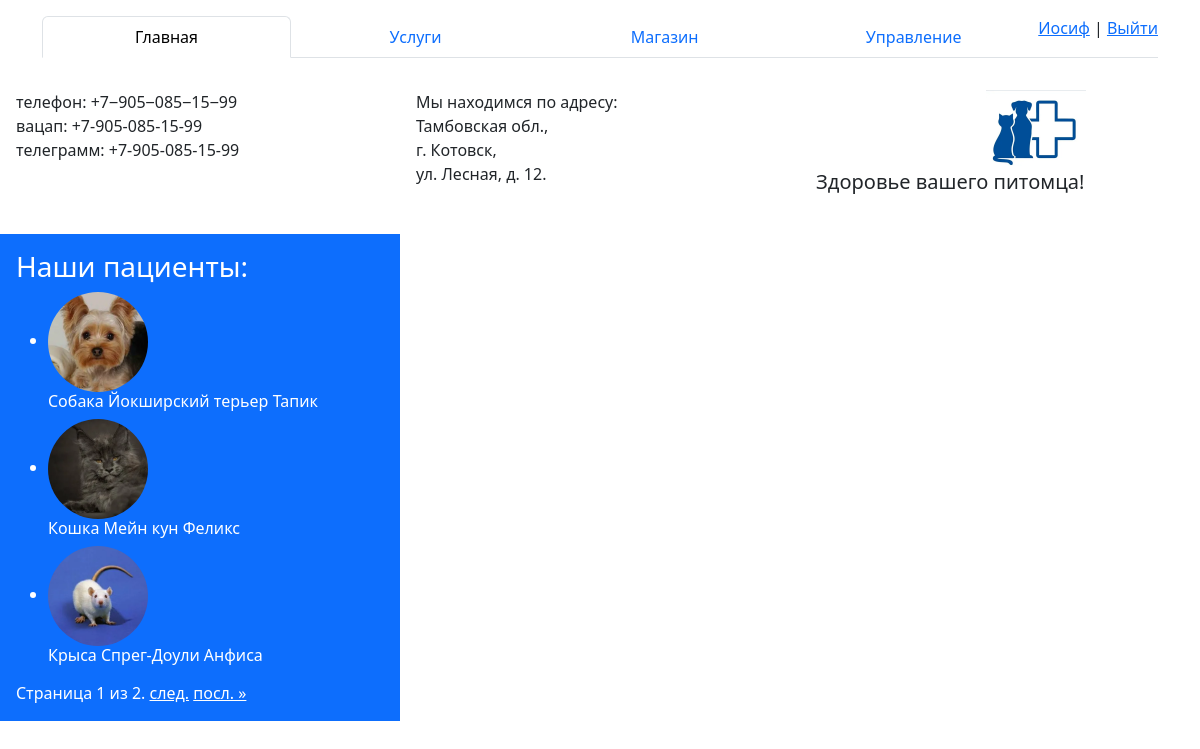
The app's page /pet/ (signed in) with its own data.
### users/models.py (models this page shows)
class User(AbstractUser):
    photo = models.ImageField(upload_to='users/%Y/%m/%d/', blank=True, null=True,verbose_name='Фотография') # по идее должно автоматически после миграции создаться папка медея для сохранения фотографий
    date_birth = models.DateTimeField(blank=True, null=True, verbose_name='Дата рождения')

### clinic/models.py (models this page shows, shortened)
class Pet(models.Model):
    view = models.CharField(max_length=10, verbose_name='Вид')
    breed = models.CharField(max_length=20, verbose_name='Порода')
    photo = models.ImageField(upload_to='photos/%Y/%m/%d/', default=None,
                              blank=True, null=True, verbose_name='Фото')
    nick_name = models.CharField(max_length=10, verbose_name='Кличка')
    age = models.IntegerField(verbose_name='Возраст лет')
    weight = models.IntegerField(verbose_name='Вес кг.')
    gender = models.CharField(max_length=10, verbose_name='Пол')
    onwer = models.ForeignKey('Onwer', on_delete=models.PROTECT, related_name='onwers', null=True, verbose_name='Хозяин') # многие к одному связываем наш класс с классом 'Onwer' через многие к одному и обязательно пишем как строка в ковычках, так как этот класс находится ниже нашего основного класса и пайчарм его попросту не увидет, вторым параметром ставим, который будет запрещать удалять категории которые не связаны с постами, 3й параметр если связываться наоборот через class Onwer c classom Pet
    time_create = models.DateTimeField(auto_now_add=True, null=True,  verbose_name='Время создания')  # параметр автоматически заполняет поле но только в момент добавление записи, тоесь показывает время появление записи
    medical_history = models.TextField(max_length=1000, unique=True, null=True, verbose_name='История болезни')
    slugPet = models.SlugField(max_length=20, unique=True, db_index=True, verbose_name='Slug', null=True)  # слаг для пути 1пар - макс. длина, 2пар - уникальность, 3пар - поле индексируемое, 4пар - чтобы создавалось поле с пустым значением
    def get_absolute_url(self):
        return reverse('info_pet', args=[self.id, self.slugPet]) # формируем slug (берется из поля таблицы) который потом передаем в ссылку во hrev на страницу и по этой ссылке ужже создается путь в url
    class Meta: # класс для сортировки отображение на странице в данном случае по времени созданию записи (задать реверс поставить минус перед параметром)
        verbose_name = 'Питомцы' # это для кабинета админа чтобы заголовок имел такое название
        verbose_name_plural = 'Питомцы' # для того чтобы этот заголовок был без в конце 's' и был в множественном числе
        ordering = ['time_create'] # сортируем по артрибуту по убыванию по умолчанию
        indexes = [
            models.Index(fields=['time_create'])
        ]

### clinic/views.py (the view)
# urls.py: path('pet/', views.Pet_list.as_view(), name='allpet'),
class Pet_list(LoginRequiredMixin, DataMixin, ListView): # модель на классе на модели метод весь список LoginRequiredMixin - класс для закрытия от неавторизованных пользователей, отправляет на страницу со входом в систему, а после переводит на страницу на которую пользователь хотел попасть.
    model = Pet
    template_name = 'clinic/pet_list.html'
    title_page = 'Список наших пациентов' # название в пути, формируется в классе DataMixin
    login_url = 'users:login' # путь для перевода на страницу авторизации(входа в систему) неавторизованного пользователя

### templates/clinic/pet_list.html (shortened to what this page needs)
{% load static %}
{% block menu %}
    {% include 'clinic/includes/block_menu.html' %}
{% endblock menu %}
{% block content %}
<div class="container-fluid mt-3">
  <div class="row">
    <div class="col-sm-4 p-3 bg-primary text-white">
      <h3 style="color: white">Наши пациенты:</h3>
        <ul>
            {% for pet in pet_list %}
            <li>
            {% if pet.photo %}
                <img src="{{ pet.photo.url }}" alt="Foto" width="100" style="border-radius: 50px">
            {% else %}
                <p>Нет фото</p>
            {% endif %}
            <a href="{{ pet.get_absolute_url }}"><h6 style="color: white">{{ pet.view }} {{ pet.breed }} {{ pet.nick_name }}</h6></a>
            </li>
            {% endfor %}
        </ul>
      {% block navigation %}
        <div class="pagination">
            <span class="step-links">
            <span class="current">
                Страница {{ page_obj.number }} из {{ page_obj.paginator.num_pages }}.
            </span>
            {% if page_obj.has_next %}
                <a href="?page={{ page_obj.next_page_number }}" style="color: white">след.</a>
                <a href="?page={{ page_obj.paginator.num_pages }}" style="color: white">посл. &raquo;</a>
            {% endif %}
            </span>
        </div>
      {% endblock navigation%}
    </div>
          <div class="col-sm-8 p-3 text-white">
        </div>
  </div>
</div>
{% endblock content %}

### templates/clinic/includes/block_menu.html (shortened to what this page needs)
{% load static %}
    <!DOCTYPE html>
<html lang="en">
<head>
    <link href="https://cdn.jsdelivr.net/npm/bootstrap@5.3.2/dist/css/bootstrap.min.css" rel="stylesheet">
    <link rel="stylesheet" href="{% static 'css/index.css' %}">
</head>
    <nav class="container mt-3">
        <ul class="nav nav-tabs nav-justified">
            <li class="nav-item">
                <a class="nav-link active" href="{% url 'home' %}">Главная</a>
            </li>
            <li class="nav-item">
                <a class="nav-link" href="{% url 'services' %}">Услуги</a>
            </li>
            <li class="nav-item">
                <a class="nav-link" href="{% url 'shop:home_shop' %}">Магазин</a>
            </li>
            <li class="nav-item">
                <a class="nav-link" href="{% url 'admin:index' %}">Управление</a>
            </li>
            {% if user.is_authenticated %}
                 <li class="last"><a href="{% url 'users:profile' %}">{{ user.username }}</a> | <a href="{% url 'users:logout' %}">Выйти</a></li>
            {% else %}
                <li class="nav-item"><a href="{% url 'users:login' %}">Войти</a> | <a href="{% url 'users:register' %}">Регистрация</a></li>
            {% endif %}
            </ul>
    </nav>
<div class="container-fluid mt-3">
  <div class="row">
        <div class="col p-3 text-bg-color">
            телефон: +7‒905‒085‒15‒99<br/>
            вацап: +7-905-085-15-99<br/>
            телеграмм: +7-905-085-15-99<br/>
        </div>
        <div class="col p-3 text-bg-color">
            <p>Мы находимся по адресу:<br/> Тамбовская обл.,<br/> г. Котовск,<br/> ул. Лесная, д. 12.</p>
        </div>
        <div class="col p-3 text-bg-color">
            <img src="{% static 'clinic/img/logo_link/logo1.png' %}" alt="Foto logo" width="100" style="margin-left: 170px">
            <h5>Здоровье вашего питомца!</h5>
        </div>
    </div>
</div>

### records on screen
User: username "Иосиф"
Pet: photo (picture), view "Собака", breed "Йокширский терьер", nick_name "Тапик"
Pet: photo (picture), view "Кошка", breed "Мейн кун", nick_name "Феликс"
Pet: photo (picture), view "Крыса", breed "Спрег-Доули", nick_name "Анфиса"

### other values on screen
{{ page_obj.number }} "1"
{{ page_obj.paginator.num_pages }} "2"
